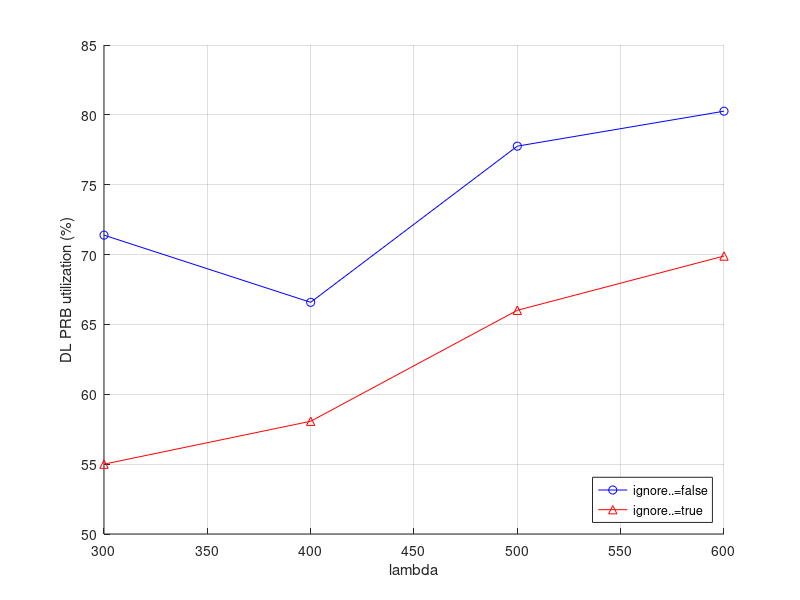

The MATLAB source for this figure:
close all;
dl_prb_utilization = [...
0.713895	0.549983
0.665822	0.580695
0.777606	0.660124
0.802623	0.698949
];

figure(1);
hold on;
lambda_e_lst = 300 : 100 : 600;
plot(lambda_e_lst', dl_prb_utilization(:, 1) * 100, 'Color', 'blue', 'Marker', 'o', ...
    'DisplayName', 'ignore..=false');
plot(lambda_e_lst', dl_prb_utilization(:, 2) * 100, 'Color', 'red', 'Marker', '^', ...
    'DisplayName', 'ignore..=true');
xlabel('lambda');
ylabel('DL PRB utilization (%)');
legend('Location', 'southeast');
grid;
hold off;